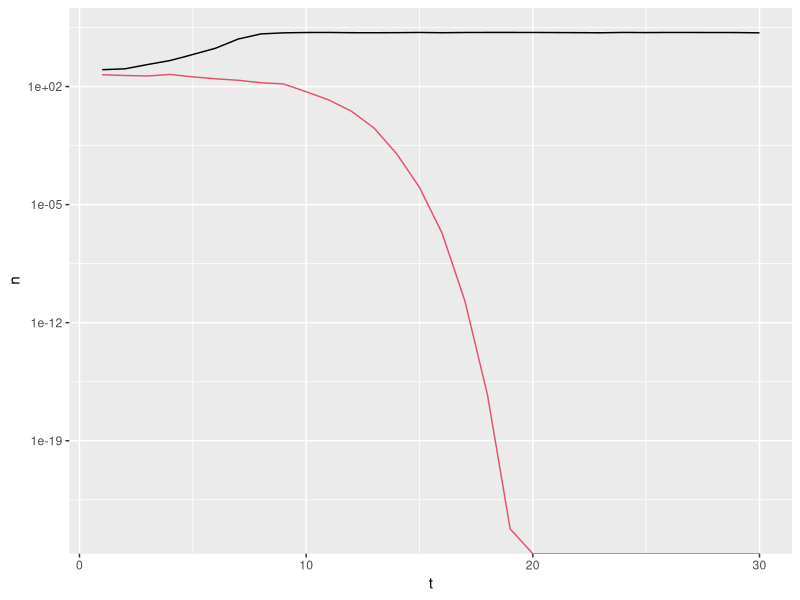
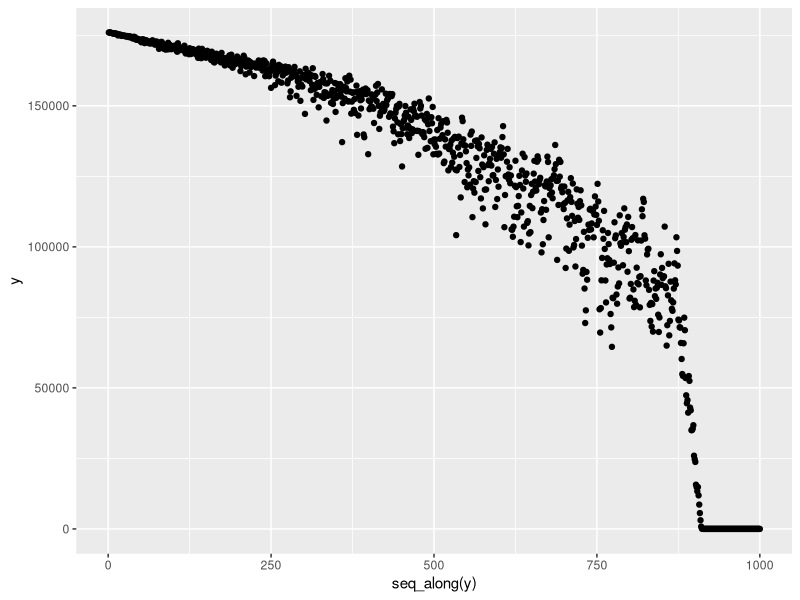
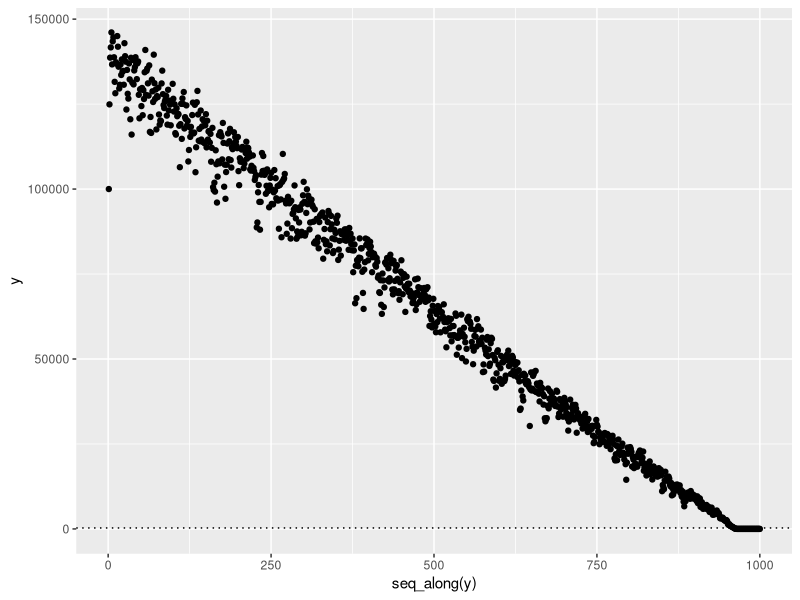
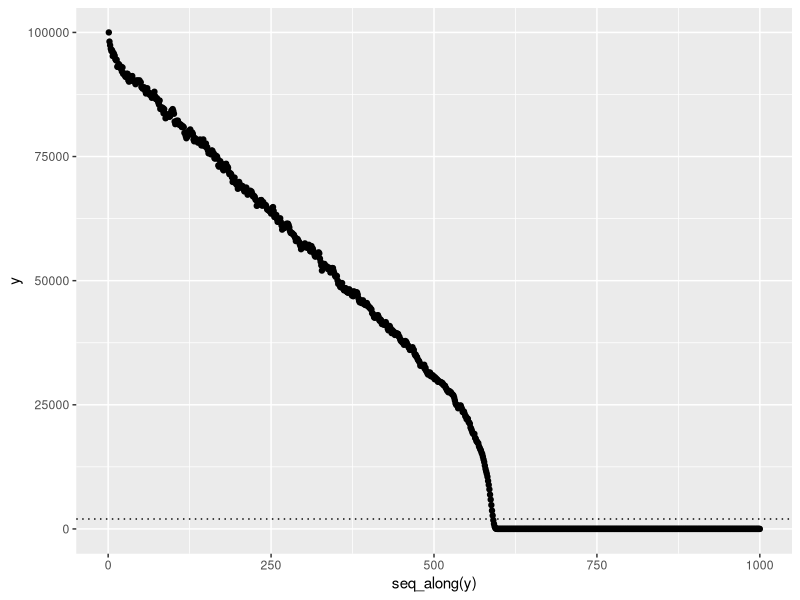

Recreate these plots in R, in order. (Note: this script raises an error after producing the figures.)
## ---- chunk 1
library("ggplot2")
## ---- chunk 2
g <- function(n_t, 
              t = 23, # Hours between serial dilutions
              epsilon = rnorm(1, 0, 0.15), 
              theta = c(gamma_high = 0.439, # hr^-1
                        gamma_low = 0.309, # hr^-1
                        T_lag = 2.97, # hr
                        N_c = 2.76e2, # cells/μl
                        K = 1.76e5),  # cells/μl
              DF = 600)  # dilution factor
{
  ## avoid referencing these repeatedly for readability and speed
  gamma_high <- theta[["gamma_high"]]
  gamma_low <- theta[["gamma_low"]]
  T_lag <- theta[["T_lag"]]
  N_c <- theta[["N_c"]]
  K <- theta[["K"]]
  
  
  ## Dilute and start growing. (Stochasticity enters only via the dilution process)
  n_t <- n_t  * (1 + epsilon) / DF
  
  # Lag phase, could have been scaled out of the model
  if(t < T_lag)
    n_t1 <- n_t
  
  ## Numerical happiness
  if(n_t < 1e-20)
    n_t1 <- 0
  
  ## Actual model
  else {
    
    if(n_t < N_c){ # Needs to switch once n > N_c
      
      ## Analytically find out how long before we leave the low-growth regime
      t_c <- log(N_c / n_t) / gamma_low + T_lag
      
      ## Um, now this should just be equal to N_c
      n_low <- n_t * exp((t_c - T_lag) * gamma_low) 
      
      ## Spend remaining time in > N_c growth regime:      
      tau <- t - t_c        
      n_t <- n_low
      n_t1 <- K  / (1 + (K / n_t - 1) * exp(- gamma_high * tau))
    
      
    } else if(n_t >= N_c){
      ## simpler if we're always in the high-growth regime:
      tau <- t - T_lag
      n_t1 <- K / (1 + (K / n_t - 1) * exp(- gamma_high * tau))
      
    }
  }
  # And now we can return n_{t+1}
  n_t1
}
## ---- chunk 3
max_days <- 30
n <- numeric(max_days)
x <- numeric(max_days)
n[1] <- 1e3
x[1] <- 5e2
set.seed(123)
for(day in 1:(max_days-1)){
  n[day+1] <- g(n[day])
  x[day+1] <- g(x[day])
}

df <- data.frame(t = 1:max_days, n = n, x = x)

ggplot(df) + 
  geom_line(aes(t, n), col = 1) + 
  geom_line(aes(t, x), col = 2) +
  scale_y_log10()
## ---- chunk 4
# Stepwise changes
DF <- as.numeric(sapply(seq(0, 2000, length=9), rep, 40))

# continuous linear increase
DF <- seq(0, 2000, length=1e3)

max_days <- length(DF)
y <- numeric(max_days)

y[1] <- 1.76e5
for(day in 1:(max_days-1)){
  y[day+1] <- g(y[day], DF = DF[day])
}

qplot(seq_along(y), y)
## ---- chunk 5
K_0 = 1.76e5
# continuous linear increase
sucrose <- seq(K_0, 0, length=1e3)

max_days <- length(sucrose)
y <- numeric(max_days)

y[1] <- 1e5
for(day in 1:(max_days-1)){
  theta = c(gamma_high = 0.4, # hr^-1
            gamma_low = 0.3, # hr^-1
            T_lag = 2.97, # hr
            N_c = 2.76e2, # cells/μl
            K = sucrose[day])
  y[day+1] <- g(y[day], theta=theta)
}

qplot(seq_along(y), y) + geom_hline(yintercept=2.76e2, lty=3)

## ---- chunk 6
N_c <- 2e3
K_0 = 1.76e5
# continuous linear increase
sucrose <- seq(K_0, .8 * N_c, length=1e3)

max_days <- length(sucrose)
y <- numeric(max_days)

y[1] <- 1e5
for(day in 1:(max_days-1)){
  theta = c(gamma_high = 0.4, # hr^-1
            gamma_low = 0.3, # hr^-1
            T_lag = 2.97, # hr
            N_c = N_c, # cells/μl
            K = sucrose[day])
  y[day+1] <- g(y[day], theta=theta, epsilon=rnorm(1,0,.01))
}

qplot(seq_along(y), y) + geom_hline(yintercept = N_c, lty=3)

## ---- chunk 7
bibliography()
